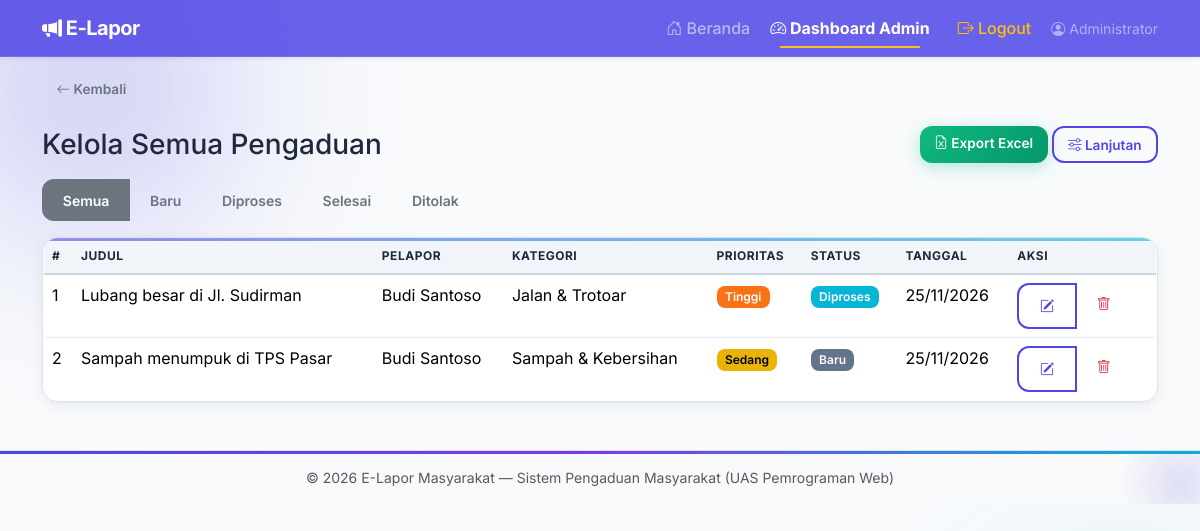
The app's page /admin/kelola_tiket.php (signed in) with its own data.
### tables this page shows
CREATE TABLE tickets (
    id           INT AUTO_INCREMENT PRIMARY KEY,
    user_id      INT NOT NULL,
    category_id  INT NOT NULL,
    judul        VARCHAR(150) NOT NULL,
    deskripsi    TEXT NOT NULL,
    lokasi       VARCHAR(255) DEFAULT NULL,
    prioritas    ENUM('Rendah','Sedang','Tinggi','Darurat') NOT NULL DEFAULT 'Sedang',
    status       ENUM('Baru','Diproses','Selesai','Ditolak') NOT NULL DEFAULT 'Baru',
    created_at   TIMESTAMP DEFAULT CURRENT_TIMESTAMP,
    updated_at   TIMESTAMP DEFAULT CURRENT_TIMESTAMP ON UPDATE CURRENT_TIMESTAMP,
    FOREIGN KEY (user_id)     REFERENCES users(id)      ON DELETE CASCADE,
    FOREIGN KEY (category_id) REFERENCES categories(id) ON DELETE RESTRICT
);

CREATE TABLE users (
    id          INT AUTO_INCREMENT PRIMARY KEY,
    nama        VARCHAR(100) NOT NULL,
    email       VARCHAR(100) NOT NULL UNIQUE,
    password    VARCHAR(255) NOT NULL,         
    role        ENUM('warga','admin') NOT NULL DEFAULT 'warga',
    telepon     VARCHAR(20) DEFAULT NULL,
    alamat      VARCHAR(255) DEFAULT NULL,
    created_at  TIMESTAMP DEFAULT CURRENT_TIMESTAMP
);

CREATE TABLE categories (
    id          INT AUTO_INCREMENT PRIMARY KEY,
    nama        VARCHAR(60) NOT NULL UNIQUE,
    deskripsi   VARCHAR(255) DEFAULT NULL,
    icon        VARCHAR(40) DEFAULT 'bi-exclamation-circle',
    created_at  TIMESTAMP DEFAULT CURRENT_TIMESTAMP
);

### includes/auth.php (called while the page is built, shortened)
<?php
function h(string $s): string {
    return htmlspecialchars($s, ENT_QUOTES, 'UTF-8');
}

### admin/kelola_tiket.php (the view, shortened to what this page needs)
<?php
require_once __DIR__ . '/../config/koneksi.php';
require_once __DIR__ . '/../includes/auth.php';
$filter = $_GET['status'] ?? '';
$where = $filter ? "WHERE t.status='" . mysqli_real_escape_string($konek,$filter) . "'" : '';
$perPage = 10;
$page = max(1, (int)($_GET['page'] ?? 1));
$offset = ($page - 1) * $perPage;
$res = mysqli_query($konek,
    "SELECT t.id,t.judul,t.status,t.prioritas,t.created_at,u.nama AS pelapor,c.nama AS kategori
     FROM tickets t JOIN users u ON u.id=t.user_id JOIN categories c ON c.id=t.category_id
     $where ORDER BY t.created_at DESC LIMIT $perPage OFFSET $offset");
include __DIR__ . '/../includes/header.php';
?>
<div class="d-flex justify-content-between align-items-center mb-3 flex-wrap gap-2">
  <h3 class="mb-0">Kelola Semua Pengaduan</h3>
  <div class="d-flex gap-1">
    <a href="export_excel.php<?= $filter ? '?status=' . urlencode($filter) : '' ?>" class="btn btn-success btn-sm">
      <i class="bi bi-file-earmark-excel"></i> Export Excel
    </a>
    <a href="export.php" class="btn btn-outline-primary btn-sm">
      <i class="bi bi-sliders"></i> Lanjutan
    </a>
  </div>
</div>
<div class="mb-3">
  <div class="btn-group btn-group-sm" role="group">
    <a href="kelola_tiket.php" class="btn btn-outline-secondary <?= !$filter ? 'active' : '' ?>">Semua</a>
    <?php foreach (['Baru','Diproses','Selesai','Ditolak'] as $s): ?>
      <a href="kelola_tiket.php?status=<?= urlencode($s) ?>" class="btn btn-outline-secondary <?= $filter===$s ? 'active' : '' ?>"><?= $s ?></a>
    <?php endforeach; ?>
  </div>
</div>
<div class="card">
  <div class="table-responsive">
    <table class="table table-hover mb-0">
      <thead class="table-light"><tr><th>#</th><th>Judul</th><th>Pelapor</th><th>Kategori</th><th>Prioritas</th><th>Status</th><th>Tanggal</th><th>Aksi</th></tr></thead>
      <tbody>
        <?php $ada=false; while ($t = mysqli_fetch_assoc($res)): $ada=true; ?>
          <tr>
            <td><?= (int)$t['id'] ?></td>
            <td><?= h($t['judul']) ?></td>
            <td><?= h($t['pelapor']) ?></td>
            <td><?= h($t['kategori']) ?></td>
            <td><span class="badge badge-prio-<?= h($t['prioritas']) ?>"><?= h($t['prioritas']) ?></span></td>
            <td><span class="badge badge-status-<?= h($t['status']) ?>"><?= h($t['status']) ?></span></td>
            <td><?= date('d/m/Y', strtotime($t['created_at'])) ?></td>
            <td>
              <div class="btn-group btn-group-sm">
                <a href="tiket_detail.php?id=<?= (int)$t['id'] ?>" class="btn btn-outline-primary" title="Proses">
                  <i class="bi bi-pencil-square"></i>
                </a>
                <a href="hapus_tiket.php?id=<?= (int)$t['id'] ?>" class="btn btn-outline-danger" title="Hapus"
                   onclick="return confirm('Hapus pengaduan ini beserta komentar & lampirannya?')">
                  <i class="bi bi-trash"></i>
                </a>
              </div>
            </td>
          </tr>
        <?php endwhile; if (!$ada): ?>
          <tr><td colspan="8" class="text-center text-muted">Tidak ada data.</td></tr>
        <?php endif; ?>
      </tbody>
    </table>
  </div>
</div>
<?php include __DIR__ . '/../includes/footer.php'; ?>

### assets/css/style.css (style rules this page uses)
:root { --brand: #4f46e5; --brand-dark: #4338ca; --brand-light: #818cf8; --accent: #06b6d4; --bg: #f8fafc; --card: #ffffff; --text: #1e293b; --muted: #64748b; --border: #e2e8f0; --shadow: 0 10px 30px rgba(79,70,229,.08); --shadow-hover: 0 20px 40px rgba(79,70,229,.15); --radius: 16px; }
* { transition: background-color .3s ease, color .3s ease, border-color .3s ease; }
body { background: var(--bg); color: var(--text); font-family: 'Inter', 'Segoe UI', system-ui, -apple-system, sans-serif; min-height: 100vh; position: relative; overflow-x: hidden; }
body::before, body::after { content: ''; position: fixed; border-radius: 50%; filter: blur(80px); opacity: .35; z-index: 0; pointer-events: none; animation: floatBlob 12s ease-in-out infinite; }
body::before { width: 420px; height: 420px; background: radial-gradient(circle, #4f46e5, transparent 70%); top: -120px; left: -120px; }
body::after { width: 360px; height: 360px; background: radial-gradient(circle, #06b6d4, transparent 70%); bottom: -100px; right: -100px; animation-delay: -6s; }
.card { padding: 0; }
.card { background: var(--card); border: 1px solid var(--border); border-radius: var(--radius); box-shadow: var(--shadow); transition: transform .3s ease, box-shadow .3s ease; overflow: hidden; position: relative; }
.card::before { content: ''; position: absolute; top: 0; left: 0; right: 0; height: 3px; background: linear-gradient(90deg, var(--brand), var(--accent)); opacity: .6; }
[data-theme="light"] .card, :root .card { border: 1.5px solid #dbe3ee; box-shadow: 0 4px 16px rgba(15,23,42,.06), 0 1px 3px rgba(15,23,42,.04); }
[data-theme="light"] .table, :root .table { border: 1px solid #dbe3ee; border-radius: 12px; overflow: hidden; background: #fff; }
[data-theme="light"] .table td, [data-theme="light"] .table th, :root .table td, :root .table th { border-color: #e8edf5; }
[data-theme="light"] .table thead th, :root .table thead th { background: #f1f5f9; border-bottom: 2px solid #cbd5e1; color: #1e293b; }
.card::after { content: ''; position: absolute; inset: 0; background: radial-gradient(circle at top right, rgba(79,70,229,.06), transparent 60%); opacity: 0; transition: opacity .3s ease; pointer-events: none; }
.btn { border-radius: 12px; font-weight: 600; padding: .65rem 1.3rem; transition: all .3s cubic-bezier(.4,0,.2,1); position: relative; overflow: hidden; border: none; transform: translateZ(0); }
.btn::before { content: ''; position: absolute; top: 50%; left: 50%; width: 0; height: 0; border-radius: 50%; background: rgba(255,255,255,.35); transform: translate(-50%, -50%); transition: width .5s, height .5s; }
.btn-success { background: linear-gradient(135deg, #10b981, #059669); box-shadow: 0 4px 15px rgba(16,185,129,.3); }
.btn-outline-primary { border: 2px solid var(--brand); color: var(--brand); background: transparent; }
.btn-sm { padding: .4rem .9rem; font-size: .85rem; }
.btn i { transition: transform .3s ease; }
.badge { border-radius: 8px; padding: .4em .7em; font-weight: 600; }
.badge-status-Baru { background: #64748b; }
.badge-status-Diproses { background: #06b6d4; color: #fff; }
.badge-prio-Tinggi { background: #f97316; }
.badge-prio-Sedang { background: #eab308; color: #000; }
.table { color: var(--text); }
.table thead th { background: var(--bg); border-bottom: 2px solid var(--border); font-weight: 700; text-transform: uppercase; font-size: .75rem; letter-spacing: .5px; }

### records on screen
tickets: id "1", judul "Lubang besar di Jl. Sudirman", user.nama "Budi Santoso", category.nama "Jalan & Trotoar", prioritas "Tinggi", status "Diproses", created_at "25/11/2026"
tickets: id "2", judul "Sampah menumpuk di TPS Pasar", user.nama "Budi Santoso", category.nama "Sampah & Kebersihan", prioritas "Sedang", status "Baru", created_at "25/11/2026"

### other values on screen
current_user()['nama'] "Administrator"
$s "Baru"
$s "Diproses"
$s "Selesai"
$s "Ditolak"
